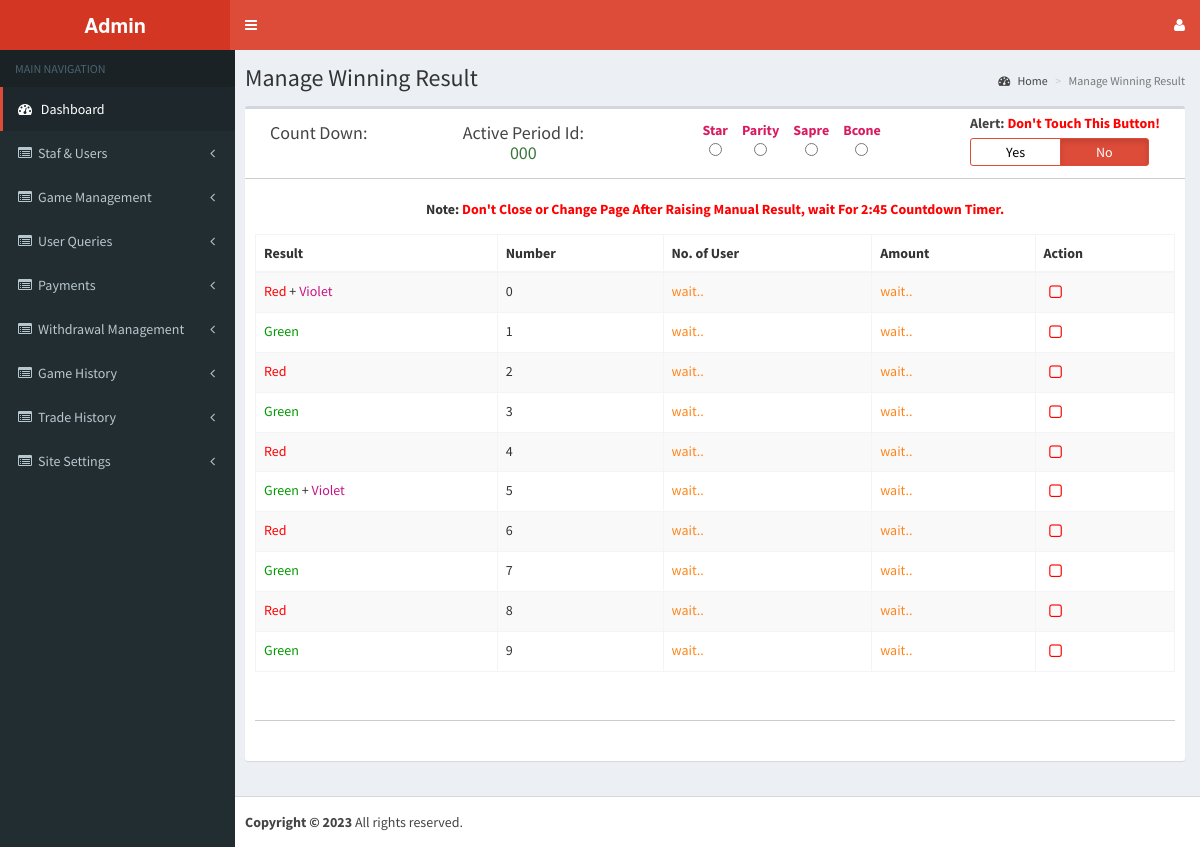
Page /admin/manage_winresult.php (signed in) on the committed database.
### tables this page shows
CREATE TABLE `services` (
  `id` int(11) NOT NULL,
  `services` varchar(255) NOT NULL,
  `url` varchar(255) NOT NULL,
  `status` varchar(255) NOT NULL
);

CREATE TABLE `tbl_manualresultswitch` (
  `id` int(11) NOT NULL,
  `switch` varchar(50) NOT NULL,
  `tab` varchar(50) NOT NULL,
  `createdate` datetime NOT NULL
);

CREATE TABLE `tbl_manualresult` (
  `id` int(11) NOT NULL,
  `color` varchar(300) NOT NULL,
  `value` varchar(300) NOT NULL,
  `number` int(11) NOT NULL,
  `status` smallint(6) NOT NULL,
  `createdate` datetime NOT NULL
);

### admin/include/connection.php (called while the page is built, shortened)
<?php
function gameid($a)
{
$selectruser=mysqli_query($a,"select `gameid` from `tbl_gameid` order by id desc limit 1");
$userresult=mysqli_fetch_array($selectruser);
return $userresult["gameid"];
	}
?>

### admin/manage_winresult.php (the view, shortened to what this page needs)
<!DOCTYPE html>
<html>
<head>
<link rel="stylesheet" href="bootstrap/css/bootstrap.min.css">
<link rel="stylesheet" href="css/font-awesome.min.css">
<link rel="stylesheet" href="css/ionicons.min.css">
<link rel="stylesheet" href="dist/css/AdminLTE.min.css">
<link rel="stylesheet" href="dist/css/skins/_all-skins.min.css">
<link rel="stylesheet" href="plugins/iCheck/flat/blue.css">
<link rel="stylesheet" href="plugins/morris/morris.css">
<link rel="stylesheet" href="plugins/jvectormap/jquery-jvectormap-1.2.2.css">
<link rel="stylesheet" href="plugins/datepicker/datepicker3.css">
<link rel="stylesheet" href="plugins/daterangepicker/daterangepicker-bs3.css">
<link rel="stylesheet" href="plugins/bootstrap-wysihtml5/bootstrap3-wysihtml5.min.css">
<link rel="stylesheet" href="plugins/datatables/dataTables.bootstrap.css">
<link rel="stylesheet" href="plugins/select2/select2.min.css">
<link rel="stylesheet" href="plugins/iCheck/all.css">
<link href="css/custom.css" rel="stylesheet" type="text/css">
<link rel="stylesheet" href="css/app.css" id="maincss">
<link rel="stylesheet" href="css/style.css" id="maincss">
</head>
<body class="hold-transition skin-red sidebar-mini">
<div class="wrapper">
  <?php include ("include/connection.php");?>
  <?php include ("include/header.inc.php");?>
  <?php include ("include/navigation.inc.php");?>
  <div class="content-wrapper">
    <section class="content-header">
      <h1>Manage Winning Result</h1>
      <ol class="breadcrumb">
        <li><a href="desktop.php"><i class="fa fa-dashboard"></i> Home</a></li>
        <li class="active">Manage Winning Result</li>
      </ol>
    </section>
    <section class="content">
      <div class="row">
        <div class="col-xs-12">
          <div class="box">
            <div class="box-header box-header2">
              <div class="col-xs-2">
                <div class="gameidtimer">
      <h4>Count Down:</br><spam id="demo" class="red_txt"></spam></h4>
      </div>
              </div>
              <div class="col-xs-3 text-center">
    <h4>Active Period Id:</br> <spam id="activeperiodid" class="text-success"><?php echo sprintf("%03d",gameid($con));?></spam></h4>
              </div>
              <?php
 $chkswitchQuery=mysqli_query($con,"select * from `tbl_manualresultswitch` where `id`='1'");
 $role=mysqli_fetch_array($chkswitchQuery);
 ?>
              <div class="col-xs-4 text-center">
              <h5 class="text-maroon">
             <label>Star <br><input type="radio" class="tabbtn" name="tab" value="parity" <?php if($role['tab']=='parity'){echo"checked";} ?>></label>&nbsp;&nbsp;&nbsp;&nbsp;
             <label>Parity <br><input type="radio" class="tabbtn" name="tab" value="sapre" <?php if($role['tab']=='sapre'){echo"checked";} ?>></label>&nbsp;&nbsp;&nbsp;&nbsp;
             <label>Sapre <br><input type="radio" class="tabbtn" name="tab" value="bcone" <?php if($role['tab']=='bcone'){echo"checked";} ?>></label>&nbsp;&nbsp;&nbsp;&nbsp;
             <label>Bcone <br><input type="radio" class="tabbtn" name="tab" value="emerd" <?php if($role['tab']=='emerd'){echo"checked";} ?>></label>
             </h5>
              </div>
              <div class="col-xs-3">
                <div class="main-input pull-right">
                    <b>Alert: </b><label style="color: red;">Don't Touch This Button!</label>
                    <div class="mt-0">
                <div class="btn-group btn-group-toggle padd-l-15" data-toggle="buttons">
          <label class="btn btn-secondary <?php if($role['switch']=='yes'){echo"active";} ?>">
          <input class="switchbutton" type="radio" name="switch" id="switchyes" value="yes" <?php if($role['switch']=='yes'){echo"checked";} ?>> Yes </label>
           <label class="btn btn-secondary <?php if($role['switch']=='no'){echo"active";} ?>">
          <input type="radio" class="switchbutton" name="switch" id="switchno" value="no" <?php if($role['switch']=='no'){echo"checked";} ?>> No </label>
                      </div>
                    </div>
                  </div>
              </div>
            </div><br>
             <center><b>Note: </b><label style="color: red;">Don't Close or Change Page After Raising Manual Result, wait For 2:45 Countdown Timer.</label> </center>
            <div class="box-body">
              <form id="formID" name="formID" method="post" action="#" enctype="multipart/form-data">
                <table id="example1" class="table table-bordered table-striped">
                  <thead>
                    <tr>
                      <th>Result</th>
                      <th>Number</th>
                      <th>No. of User</th>
                      <th>Amount</th>
                      <th>Action</th>
                    </tr>
                  </thead>
                  <tbody id="betdetail">
                    <?php
  $Query=mysqli_query($con,"select * from `tbl_manualresult`");
  $i=0;
  while($row=mysqli_fetch_array($Query)){$i++;?>
                    <tr>
                      <td><?php echo @$row["color"]; ?></td>
                      <td><?php echo $row['number'];?></td>
                      <td class="text-orange">wait..</td>
                     <td class="text-orange">wait..</td>
                      <td>
                        <?php
	  if($row['status']==1){
	  ?>
                        &nbsp; <a href="javascript:void(0);" class="update-person" style="color:#090; font-size:16px;" data-toggle="tooltip" title="Publish"><i class="fa fa-check-square-o"></i></a>
                        <?php } else if($row['status']==0){?>
                        &nbsp; <a href="javascript:void(0);" class="update-person" style="color:#f00; font-size:16px;" data-toggle="tooltip" title="Wait..."><i class="fa fa-square-o"></i></a>
                        <?php }?></td>
                    </tr>
                    <?php }?>
                  </tbody>
                </table>
                <div class="box-header box-header2" style="margin-bottom: 10px;">&nbsp; </div>
                <div class="row">
                  <div class="col-sm-10"></div>
                  <div class="col-sm-2"> &nbsp; </div>
                </div>
              </form>
            </div>
          </div>
        </div>
      </div>
    </section>
  </div>
  <?php include("include/footer.inc.php");?>
</div>
</body>
</html>

### admin/include/navigation.inc.php (shortened to what this page needs)
<aside class="main-sidebar">
  <section class="sidebar">
    <ul class="sidebar-menu">
      <li class="header">MAIN NAVIGATION</li>
      <?php $session_role=$_SESSION['role_id'];
$url = basename($_SERVER['PHP_SELF']) . '';
$chkurl=mysqli_query($con,"select `id`,`p_id` from `child_menu` where `url`='".$url."' and `status`='1'");
$chkurl_result=mysqli_fetch_array($chkurl);
$chk= $chkurl_result['p_id'];
$valurl=mysqli_query($con,"SELECT * FROM `task` where `role_id`='".$session_role."' And task  like '%$chk%' and `status`='1'");
$val_row=mysqli_num_rows($valurl);
if($val_row=='0'){
session_start();
session_unset();
session_destroy();
header("location:index.php?msg1=notauthorized");
	}else{
$task=mysqli_query($con,"select * from `task` where `role_id`='".$session_role."' and `status`='1'");
$task_result=mysqli_fetch_array($task);
$taskid=$task_result['task'];
$parent=mysqli_query($con,"Select * from `services` where id in($taskid) And `status`='1'");
	while(@$parent_array=mysqli_fetch_array($parent)){
		if($parent_array['url']=='desktop.php'){
		?>
      <li class="active treeview"> <a href="<?php echo $parent_array['url']; ?>"> <i class="fa fa-dashboard"></i> <span><?php echo $parent_array['services']; ?></span> </a></li>
      <?php }
      	else if($parent_array['url']=='manage_user.php'){
		?>
      <li class="treeview"> <a href="<?php echo $parent_array['url']; ?>"> <i class="fa fa-list-alt"></i> <span><?php echo $parent_array['services']; ?></span> </a></li>
      <?php }
      else if($parent_array['url']=='manage_tradehistory.php'){
		?>
      <li class="treeview"> <a href="<?php echo $parent_array['url']; ?>"> <i class="fa fa-list-alt"></i> <span><?php echo $parent_array['services']; ?></span> </a></li>
      <?php }
       else if($parent_array['url']=='reward_system.php'){
		?>
      <li class="treeview"> <a href="<?php echo $parent_array['url']; ?>"> <i class="fa fa-list-alt"></i> <span><?php echo $parent_array['services']; ?></span> </a></li>
      <?php }
       else if($parent_array['url']=='manage_winresult.php'){
		?>
      <li class="treeview"> <a href="<?php echo $parent_array['url']; ?>"> <i class="fa fa-list-alt"></i> <span><?php echo $parent_array['services']; ?></span> </a></li>
      <?php }
       else if($parent_array['url']=='manage_transaction.php'){
		?>
      <li class="treeview"> <a href="<?php echo $parent_array['url']; ?>"> <i class="fa fa-list-alt"></i> <span><?php echo $parent_array['services']; ?></span> </a></li>
      <?php }
       else if($parent_array['url']=='current_game_report.php'){
		?>
      <li class="treeview"> <a href="<?php echo $parent_array['url']; ?>"> <i class="fa fa-list-alt"></i> <span><?php echo $parent_array['services']; ?></span> </a></li>
      <?php }
      else if($parent_array['url']=='user_bet_records.php'){
		?>
      <li class="treeview"> <a href="<?php echo $parent_array['url']; ?>"> <i class="fa fa-list-alt"></i> <span><?php echo $parent_array['services']; ?></span> </a></li>
      <?php }
      else if($parent_array['url']=='user_result.php'){
		?>
      <li class="treeview"> <a href="<?php echo $parent_array['url']; ?>"> <i class="fa fa-list-alt"></i> <span><?php echo $parent_array['services']; ?></span> </a></li>
      <?php }
       else if($parent_array['url']=='red_envelope.php'){
		?>
      <li class="treeview"> <a href="<?php echo $parent_array['url']; ?>"> <i class="fa fa-list-alt"></i> <span><?php echo $parent_array['services']; ?></span> </a></li>
      <?php }
      else{?>
      <li class="treeview"> <a href="<?php echo $parent_array['url']; ?>"> <i class="fa fa-list-alt"></i><span><?php echo $parent_array['services']; ?></span><i class="fa fa-angle-left pull-right"></i></a>
      </li>
      <?php }
	 }}
	 ?>
    </ul>
  </section><br />
</aside>

### admin/css/style.css (style rules this page uses)
.btn-secondary { color: #000; background-color: #fff; border-color: #dd4b39; box-shadow: none; padding: 3px 35px; }
.btn-secondary:not(:disabled):not(.disabled).active, .btn-secondary:not(:disabled):not(.disabled):active, .show > .btn-secondary.dropdown-toggle { color: #fff; background-color: #dd4b39; border-color: #dd4b39; }

### rows in the picture
services: services "Dashboard"
services: services "Staf & Users"
services: services "Game Management"
services: services "User Queries"
services: services "Payments"
services: services "Withdrawal Management"
services: services "Game History"
services: services "Trade History"
services: services "Site Settings"
tbl_manualresultswitch: tab "☐ Star", tab "☐ Parity", tab "☐ Sapre", tab "☐ Bcone"
tbl_manualresult: color "Red + Violet", number "0", status 0 (drawn)
tbl_manualresult: color "Green", number "1", status 0 (drawn)
tbl_manualresult: color "Red", number "2", status 0 (drawn)
tbl_manualresult: color "Green", number "3", status 0 (drawn)
tbl_manualresult: color "Red", number "4", status 0 (drawn)
tbl_manualresult: color "Green + Violet", number "5", status 0 (drawn)
tbl_manualresult: color "Red", number "6", status 0 (drawn)
tbl_manualresult: color "Green", number "7", status 0 (drawn)
tbl_manualresult: color "Red", number "8", status 0 (drawn)
tbl_manualresult: color "Green", number "9", status 0 (drawn)

### other values in the picture
gameid($con) "000"
